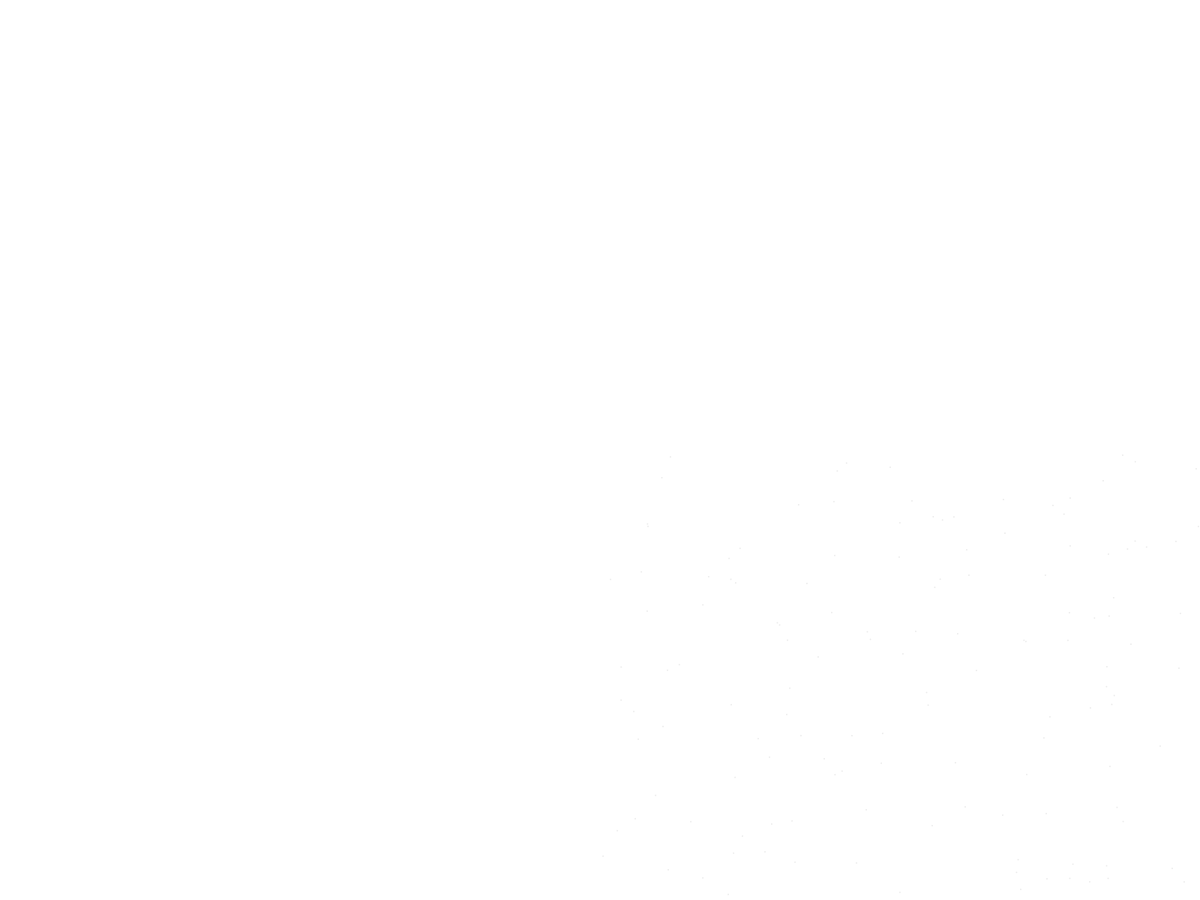
Frame 1 (no input)
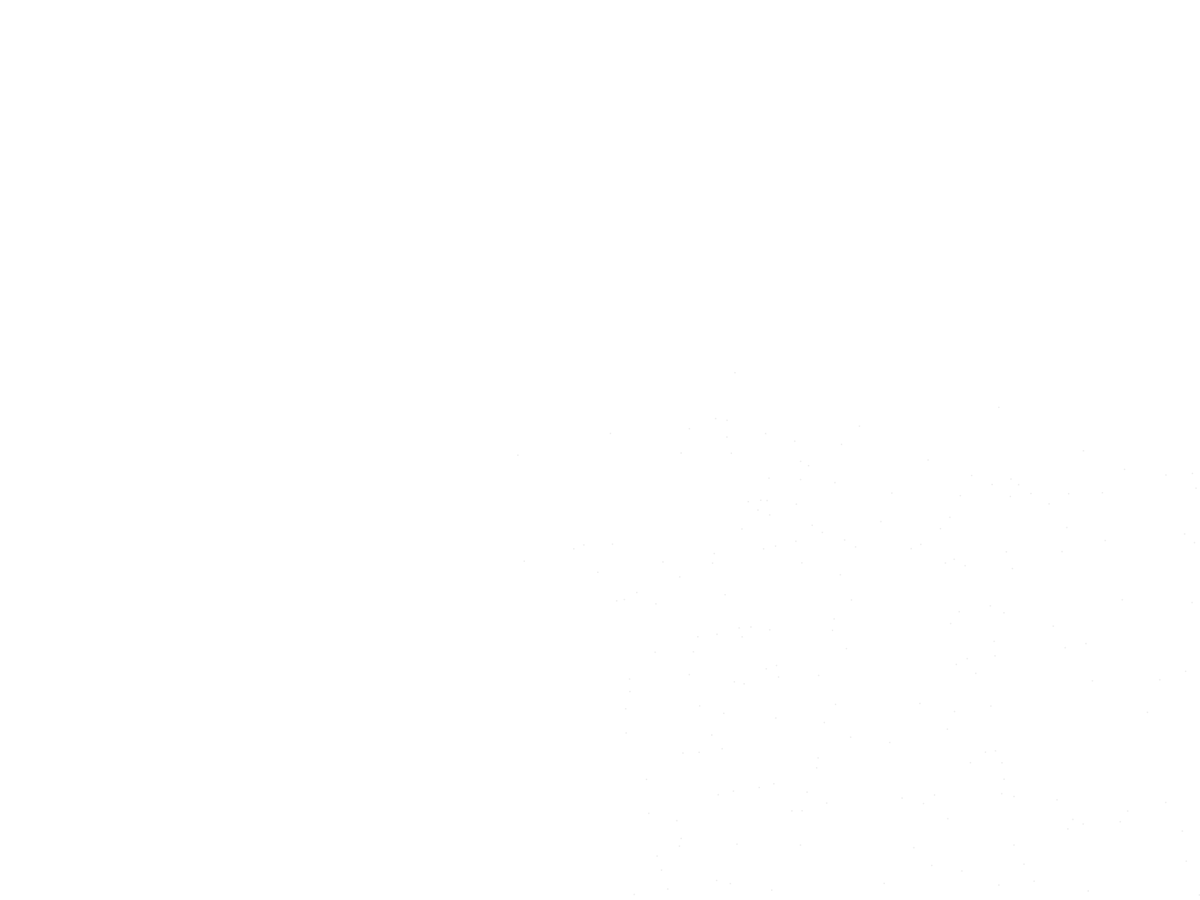
Frame 60 (the mouse pressed at the canvas centre just before this capture)
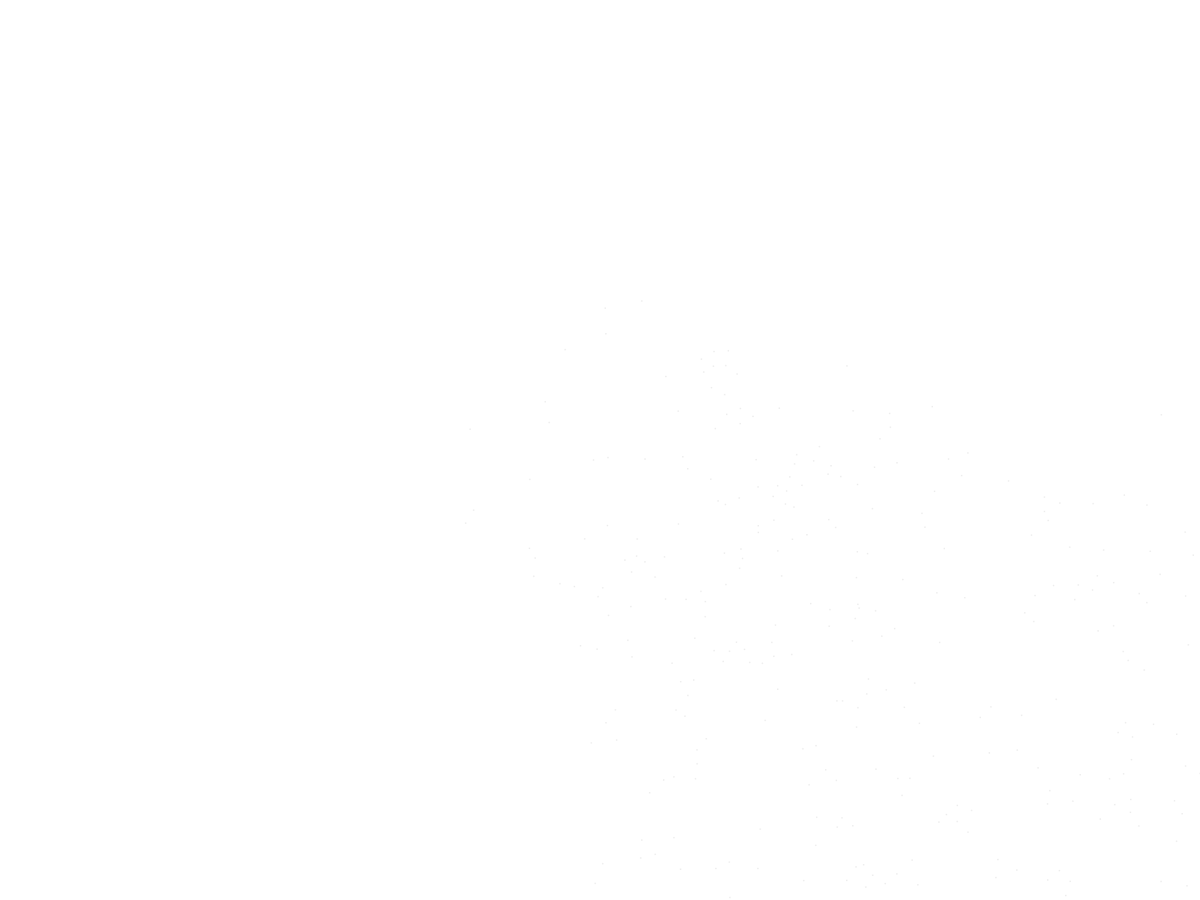
Frame 120 (the mouse held since frame 60 and released just before this capture)

The Processing sketch that drew these frames (run headless with seeded random() and noise(); from frame 60 on, the mouse is pressed at the canvas centre):

// Processing sketch: circle_2_01
// ── circle_2_01.pde
/*___________________________________________________
 //CIRCLE
 
 //A particle system alignd to a circle is reacting to
 //distrubances caused by perlin-noise
 //
 //
 //Felix Wagner - 20/06/18
 __________________________________________________*/
//GLOBAL PARAMETERS
//all global parameters with values & comments, e.g.
int w = 900; 
int h = 900;
int sect = 500; //controlls the segments of the circle - more = stronger disturbance
DotSystem system;
Flock flock;
int range = 100;
float seperation = 20;
int cRadius = w/4;
float n = 0;
float nfAng = 0.01;
float nfTime = 0.005;
ArrayList<Dot> dots;
ArrayList<Mover>movers;

float maxspeed = 3.5;
float maxforce = 0.6;

boolean bg = true;

//____________________________________________________
//SETTING UP
void settings()
{
	//needed if image size given by parameters
	//width = w; 
	//height = h;
	fullScreen();
}
void setup()
{
	//all those statements to be executed only once
	colorMode(HSB, 360, 100, 100);
	background(0,0,100);
	system = new DotSystem();
	flock = new Flock();
  
  	for (int i = 0; i < sect; i++) {
  		float q = map(i, 0, sect, 0, 360);
  		float theta = q * PI/180;
  		Dot newDot = new Dot(cRadius, theta);
  		system.addDot(newDot);
  		flock.addMover(new Mover(newDot.position));
	  	/*
		angle × π / 180° = theta
	  	*/
	}
}
//_____________________________________________________
//LOOPING
void draw()
{
	if(bg == true){
		background(0,0,100);
	}
	for(int i = 0; i < dots.size(); i++){
			Dot d = dots.get(i);
			Mover m = movers.get(i);
			d.move(map(noise(i*nfAng, frameCount*nfTime),0,1,cRadius-range,cRadius+range));
			m.updateAncor(d.position);
		}
	flock.run();
	system.run();	
}
//______________________________________________________
//FUNCTIONS
//your functions for better structuring
//functions for event handling

class DotSystem{
	PShape s;

	DotSystem(){
		dots = new ArrayList<Dot>();
	}

	void addDot(Dot d){
		dots.add(d);
	}

	void display(){
		noFill();
		strokeWeight(1);
		//stroke(0,0,0,50);
		s = createShape();
		s.beginShape();
		pushMatrix();
		translate(width/2,height/2);
		for(Dot d : dots){
			d.run();
			s.vertex(d.position.x,d.position.y);
		}
		s.vertex(dots.get(0).position.x,dots.get(0).position.y);
		s.endShape();
		shape(s);
		popMatrix();
	}

	void run(){
		display();
	}
}

class Dot{
	PVector position;
	PVector change;
	float t; //theta
	float r; //radius

	Dot(int radius, float theta){
		r = radius;
		t = theta;
		position = new PVector(r*cos(t),r*sin(t));
		change = new PVector(0,1);
	}


	void display(){
		noFill();
		ellipse(position.x,position.y,5,5);	
	}

	void move(float noise){
		r = noise;
	}

	void run(){
		position.x = r*cos(t);
		position.y = r*sin(t);
		//display();
	}
}

class Flock{
	Flock(){
		movers = new ArrayList<Mover>(); //An Arraylist for all boids
	}

	void run(){
		for(Mover m : movers){
			m.run(movers);
		}
	}

	void addMover(Mover m){
		movers.add(m);
	}

	void removeMover(int i){
		movers.remove(i);
	}
}

class Mover{
	PVector position;
	PVector velocity;
	PVector acceleration;
	PVector ancor;
	float mass;
	ArrayList<Mover> neighboors;
	int size;

	Mover(PVector anc){
		size = 2;
		mass = 1;
		position = new PVector(int(random(0,width)),int(random(0,height)));
		velocity = new PVector(maxspeed,0);
		acceleration = new PVector(0,0);
		ancor = anc;
	}

	public void run(ArrayList<Mover> movers){
		flock(movers);
		update();
		display();
	}

	void flock(ArrayList<Mover> mover){
		PVector sep = separate(movers);
		PVector target = arrive(ancor);

		applyForce(target);
		applyForce(sep);
	}

	public void updateAncor(PVector anc){
		ancor = anc;
	}

	void update(){
	  velocity.add(acceleration);
	  position.add(velocity);
	  velocity.limit(maxspeed);
	  acceleration.mult(0);
	}

	PVector seek(PVector target){
	  PVector desired = PVector.sub(target, position);
	  desired.setMag(maxspeed);
	  PVector steer = PVector.sub(desired,velocity);
	  steer.limit(maxforce);
	  return steer;
	}

	PVector arrive(PVector ancor){
	  PVector target = ancor;
	  PVector desired = PVector.sub(target,position);
	  float d = desired.mag();
	  
	  if(d < 100){
	    float m = map(d,0,100,0,maxspeed);
	    desired.setMag(m);
	  } else{
	    desired.setMag(maxspeed);
	  }
	  // Steering = Desired minus Velocity
	    PVector steer = PVector.sub(desired,velocity);
	    steer.limit(maxforce);  // Limit to maximum steering force
	    return steer;
	}

	PVector separate (ArrayList<Mover> movers) {
    float desiredseparation = seperation;
    PVector steer = new PVector(0,0);
    int count = 0;
    // For every boid in the system, check if it's too close
    for (Mover other : movers) {
      float d = PVector.dist(position,other.position);
      // If the distance is greater than 0 and less than an arbitrary amount (0 when you are yourself)
      if ((d > 0) && (d < desiredseparation)) {
        // Calculate vector pointing away from neighbor
        PVector diff = PVector.sub(position,other.position);
        diff.normalize();
        diff.div(d);        // Weight by distance
        steer.add(diff);
        count++;            // Keep track of how many
      }
    }
    // Average -- divide by how many
    if (count > 0) {
      steer.div((float)count);
      // Implement Reynolds: Steering = Desired - Velocity
      steer.normalize();
      steer.mult(maxspeed);
      steer.sub(velocity);
      steer.limit(maxforce);
    }
    return steer;
  }

	void applyForce(PVector force){
	  PVector f = PVector.div(force,mass);
	  acceleration.add(f);
	}

	void display(){
		pushMatrix();
		translate(width/2, height/2);
		fill(0,0,0,20);
		noStroke();
		ellipse(position.x,position.y,size,size);
		popMatrix();
	}

}

public void keyPressed() {
  if (key == 'b') {
  	if(bg == true){
  		bg = false;
  		println("background: OFF");
  	}
  	else{
  		bg = true;
  		println("background: ON");
  	}
  }
}
